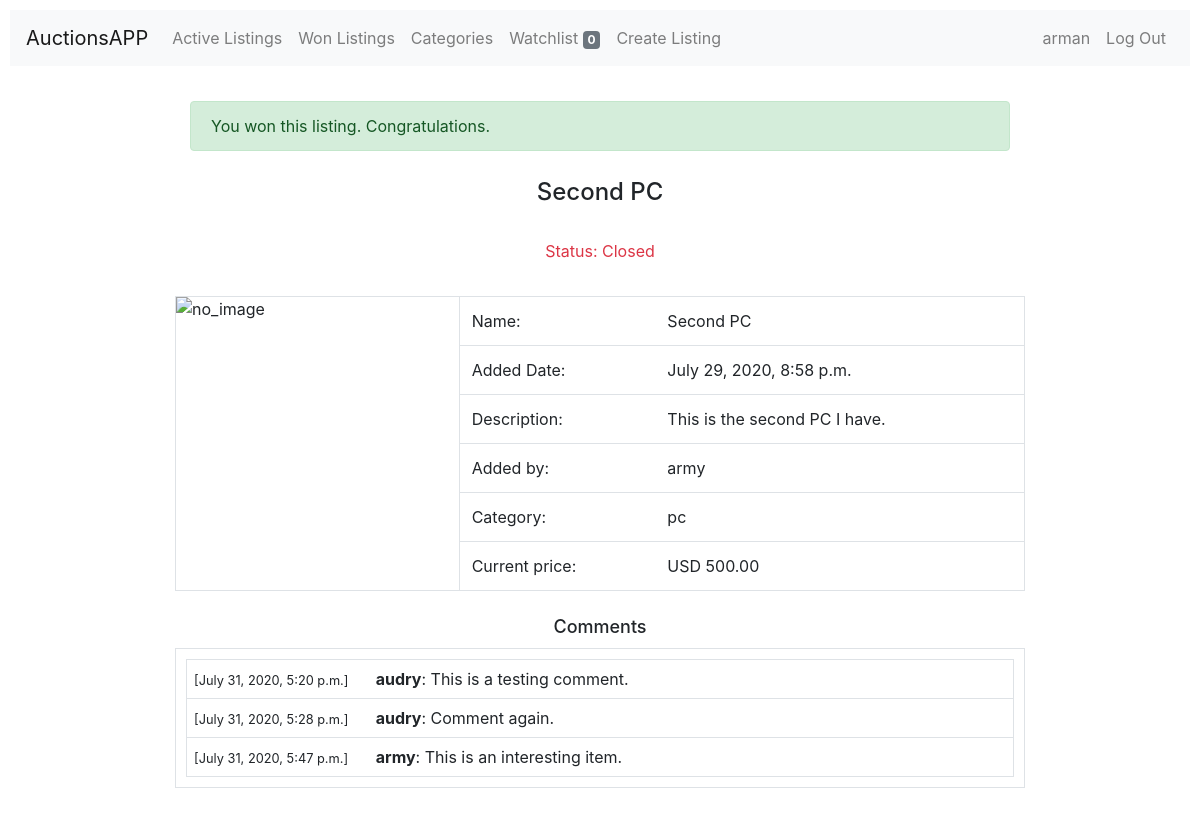
The page /listing/13/ (signed in) on the database its author committed.
### auctions/models.py (models this page shows, shortened)
class User(AbstractUser):
    def wlAmount(self):
        return len(self.wl_listings.filter(active="True"))

class Listing(models.Model):
    title = models.CharField(max_length=30)
    desc = models.TextField()
    starting_bid = models.PositiveIntegerField()
    image = models.CharField(max_length=1000, blank=True)
    category = models.CharField(max_length=30, blank=True)
    creator = models.ForeignKey(User, on_delete=models.CASCADE, related_name="all_listings")
    active = models.BooleanField(default=True)
    created_at = models.DateTimeField(auto_now_add=True)
    last_bidder = models.ForeignKey(User, on_delete=models.CASCADE, blank=True, null=True)
    current_bid = models.PositiveIntegerField(blank=True, null=True)

class Comments(models.Model):
    acomment = models.TextField()
    listing = models.ForeignKey(Listing, on_delete=models.CASCADE)
    creator = models.ForeignKey(User, on_delete=models.CASCADE)
    created_at = models.DateTimeField(auto_now_add=True)

### auctions/views.py (the view)
# urls.py: path("listing/<int:listing_id>/", views.listing, name="listing"),
def listing(request, listing_id):
    wls = allWL(request, listing_id, active="NR")
    comments = Comments.objects.filter(listing=Listing.objects.get(id=listing_id))
    if len(wls) == 0:
        not_added = True
    else:
        not_added = False
    return render(request, "auctions/listing.html", {
        "listing": Listing.objects.filter(id=listing_id)[0],
        "not_added": not_added,
        "comments": comments,
    })

### auctions/views.py (called while the page is built)
def allWL(request, listing_id, active=True, active2=True):
    if not request.user.is_authenticated:
        return []
    else:
        if active == "NR":
            lists = Listing.objects.filter(id=listing_id)[0]
        else:
            lists = Listing.objects.filter(id=listing_id, active=active)[0]
        wls = Watchlist.objects.filter(
            creator = request.user,
            listing = lists,
            active = active2,
        )
        return wls

### auctions/templates/auctions/listing.html (shortened to what this page needs)
{% extends "auctions/layout.html" %}
{% block body %}
    <div class="container">
        {% if not listing.active and listing.creator != user %}
            <div class="alert alert-success" role="alert">
                You won this listing. Congratulations.
            </div>
        {% endif %}
        <h2>{{listing.title}}</h2>
        {% if listing.active %}
            <div>
                <p class="text-success top_info">Status: Open</p>
            </div>
            {% if user.is_authenticated %}
                {% if user == listing.creator %}
                    {% if listing.last_bidder %}
                        <div>
                            <p class="text-success top_info">Highest Bidder: {{listing.last_bidder}}</p>
                        </div>
                    {% endif %}
                    <div class="wl">
                        <form action="{% url 'close' %}", method="post">
                            {% csrf_token %}
                            <button class="btn btn-outline-danger" type="submit" name="listing_id" value={{listing.id}}>Close this listing</button>
                        </form>
                    </div>
                {% else %}
                    {% if not_added %}
                        <div class="wl">
                            <form action="{% url 'addwl' %}", method="post">
                                {% csrf_token %}
                                <button class="btn btn-outline-success" type="submit" name="listing_id" value={{listing.id}}>Add to watchlist</button>
                            </form>
                        </div>
                    {% else %}
                        <div class="wl">
                            <form action="{% url 'rmwl' %}", method="post">
                                {% csrf_token %}
                                <button class="btn btn-outline-warning" type="submit" name="listing_id" value={{listing.id}}>Remove from watchlist</button>
                            </form>
                        </div>
                    {% endif %}
                {% endif %}
            {% endif %}
        {% else %}
            <div style="margin-bottom: 25px;">
                <div>
                    <p class="text-danger top_info">Status: Closed</p>
                </div>
            </div>
        {% endif %}
        <div class="row border instance_listing">
            <div class="col-4" style="padding: 10px;">
                <img class="img_listing" src="{{listing.image}}" alt="no_image">
            </div>
            <div class="col-8 border-left" style="padding: 0;">
                <div class="scrollable">
                    <table class="table" style="margin-bottom: 0;">
                        <thead style="width: 100%;">
                            <tr>
                                <td scope="col">Name:</td>
                                <td scope="col" colspan="2">{{listing.title}}</td>
                            </tr>
                        </thead>
                        <tbody style="width: 100%;">
                            <tr>
                                <td>Added Date:</td>
                                <td colspan="2">{{listing.created_at}}</td>
                            </tr>
                            <tr>
                                <td>Description:</td>
                                <td colspan="2">{{listing.desc}}</td>
                            </tr>
                            <tr>
                                <td>Added by:</td>
                                <td colspan="2">{{listing.creator}}</td>
                            </tr>
                            {% if listing.category%}
                                <tr>
                                    <td>Category:</td>
                                    <td colspan="2">{{listing.category}}</td>
                                </tr>
                            {% endif %}
                            <tr>
                                <td>Current price:</td>
                                {% load humanize %}
                                <td colspan="2">USD {{listing.current_bid|floatformat:2|intcomma}}</td>
                            </tr>
                        </tbody>
                    </table>
                </div>
            </div>
        </div>
        <h3>Comments</h3>
        <div class="row border">
            <span class="border list_comments border-bottom-0 border-top-0">
                <table class="table table_comment" style="border-top: 0; margin-bottom: 0;">
                    <tbody>
                        {% for comment in comments %}
                            <tr class="border-bottom">
                                <td scope="col" style="width: 22%;">
                                    <small>[{{comment.created_at}}]</small>
                                </td>
                                <td scope="col">
                                    <strong>{{comment.creator.username}}</strong>: {{comment.acomment}}
                                </td>
                            </tr>
                        {% endfor %}
                    </tbody>
                </table>
            </span>
        </div>
    </div>
{% endblock %}

### auctions/templates/auctions/layout.html (shortened to what this page needs)
{% load static %}
<!DOCTYPE html>
<html lang="en">
    <head>
        <link rel="stylesheet" href="https://stackpath.bootstrapcdn.com/bootstrap/4.5.0/css/bootstrap.min.css">
        <link href="{% static 'auctions/styles.css' %}" rel="stylesheet">
    </head>
    <body>
        <nav class="navbar navbar-expand-lg navbar-light bg-light">
            <a class="navbar-brand" href="{% url 'index' %}">AuctionsAPP</a>
            <div class="navbar-collapse collapse" id="navbarSupportedContent">
                <ul class="navbar-nav mr-auto">
                    <li class="nav-item">
                        <a class="nav-link" href="{% url 'index' %}">Active Listings</a>
                    </li>
                    <li class="nav-item">
                        <a class="nav-link" href="{% url 'won' %}">Won Listings</a>
                    </li>
                    <li class="nav-item">
                        <a class="nav-link" href="{% url 'categories' %}">Categories</a>
                    </li>
                    <li class="nav-item">
                        <a class="nav-link" href="{% url 'watchlist' %}">Watchlist
                            {% if user.is_authenticated %}
                                <span class="badge badge-secondary">{{ user.wlAmount }}</span>
                            {% endif %}
                        </a>
                    </li>
                    <li class="nav-item">
                        <a class="nav-link" href="{% url 'create_listing' %}">Create Listing</a>
                    </li>
                </ul>
                <ul class="navbar-nav">
                    {% if user.is_authenticated %}
                    <li class="nav-item">
                        <a class="nav-link" href="{% url 'my_listings' %}">{{ user.username }}</a>
                    </li>
                    <li class="nav-item">
                        <a class="nav-link" href="{% url 'logout' %}">Log Out</a>
                    </li>
                    {% endif %}
                </ul>
            </div>
        </nav>
        <div class="main_content">
            {% block body %}
            {% endblock %}
        </div>
    </body>
</html>

### auctions/static/auctions/styles.css (style rules this page uses)
body { padding: 10px; margin-bottom: 50px; }
.main_content { border: 0px solid black; padding: 0px; margin: 0px; }
p, h2 { line-height: normal; padding: 10px 5px 10px 5px; margin: 0px; }
h2 { font-size: x-large; text-align: center; margin-bottom: 15px; }
h3 { font-size: large; text-align: center; margin-bottom: 10px; margin-top: 25px; }
p { font-size: normal; }
.container { margin-top: 35px; width: 100%; max-width: 850px; }
.img_listing { max-height: 100%; max-width: 100%; position: absolute; top: 0; bottom: 0; left: 0; right: 0; margin: auto; }
table { display: table; overflow-x: auto; width: 100%; min-width: 300px; align-items: center; }
.table > tbody > tr > td { vertical-align: middle; }
.top_info { text-align: center; margin-bottom: 10px; }
.scrollable { display: block; overflow-x: auto; }
.table > thead > tr > td { border-top: none; }
.list_comments { width: 100%; margin: 10px; }
.table_comment > tbody > tr > td { padding: 7px; }

### rows shown on the page
User: wlAmount "0", username "arman"
Listing: title "Second PC", created_at "July 29, 2020, 8:58 p.m.", desc "This is the second PC I have.", creator "army", category "pc", current_bid "500.00"
Comments: created_at "July 31, 2020, 5:20 p.m.", creator.username "audry", acomment "This is a testing comment."
Comments: created_at "July 31, 2020, 5:28 p.m.", creator.username "audry", acomment "Comment again."
Comments: created_at "July 31, 2020, 5:47 p.m.", creator.username "army", acomment "This is an interesting item."
